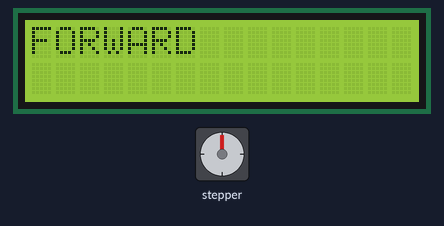
Recording of a sketch running on a simulated Arduino Uno, built with avr-gcc and run on an emulated ATmega328P. On the bench: 16×2 character LCD, stepper motor. Stepper angles assume 2048 steps per turn.

Above: at 4.4 s.
At 11.17 s:
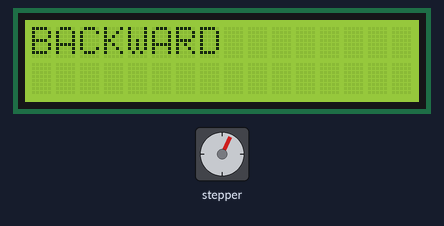
At 17.72 s:
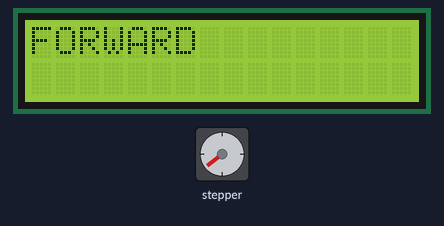
At 31.1 s:
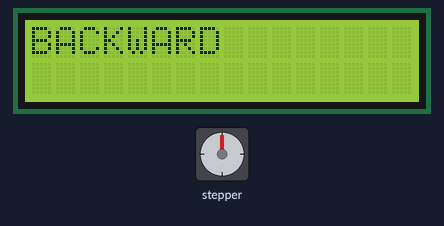
Timing chart, 0 to 40.0 s (numbered marks = the images above):
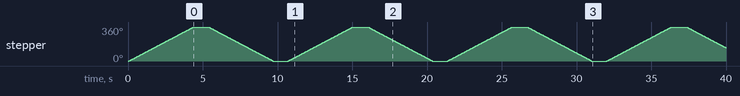

Measured:
- by itself, stepper: turns 360° clockwise in 4.3 s, then 360° counter-clockwise in 4.3 s, repeating every 10.7 s

The sketch:

stepping_Motor_2.ino
```cpp
#include <LiquidCrystal_I2C.h>
#include <Stepper.h>

int step_per_revolution = 2048;            //한바퀴 돌때 LOW, HIGH가 2048번 반복이 필요하다.
class Stepper stepping(step_per_revolution, 43, 41, 42, 40);     // (2048번의 회전, 43번핀, 41번핀, 42번핀, 40번핀)
class LiquidCrystal_I2C lcd = LiquidCrystal_I2C(0x3F, 16, 2);      // (주소값, 가로, 세로)

void setup() {
  // put your setup code here, to run once:
  lcd.init(); // LCD 초기화
  lcd.backlight(); // 백라이트를 켜주세요.
  Serial.begin(115200UL);
  stepping.setSpeed(14L);                           // 14RPM (1분당 14번 회전속도)
}

void loop() {
  // put your main code here, to run repeatedly:
  stepping.step(step_per_revolution);
  lcd.setCursor(0,0); // 디스플레이 커서 위치를 설정해주세요.
  String str1 = "FORWARD ";
  lcd.print(str1);
  delay(1000UL);
  stepping.step(-step_per_revolution);              // 반대로 회전.
  lcd.setCursor(0,0);
  String str2 = "BACKWARD";
  lcd.print(str2);
  delay(1000UL);
}
```
